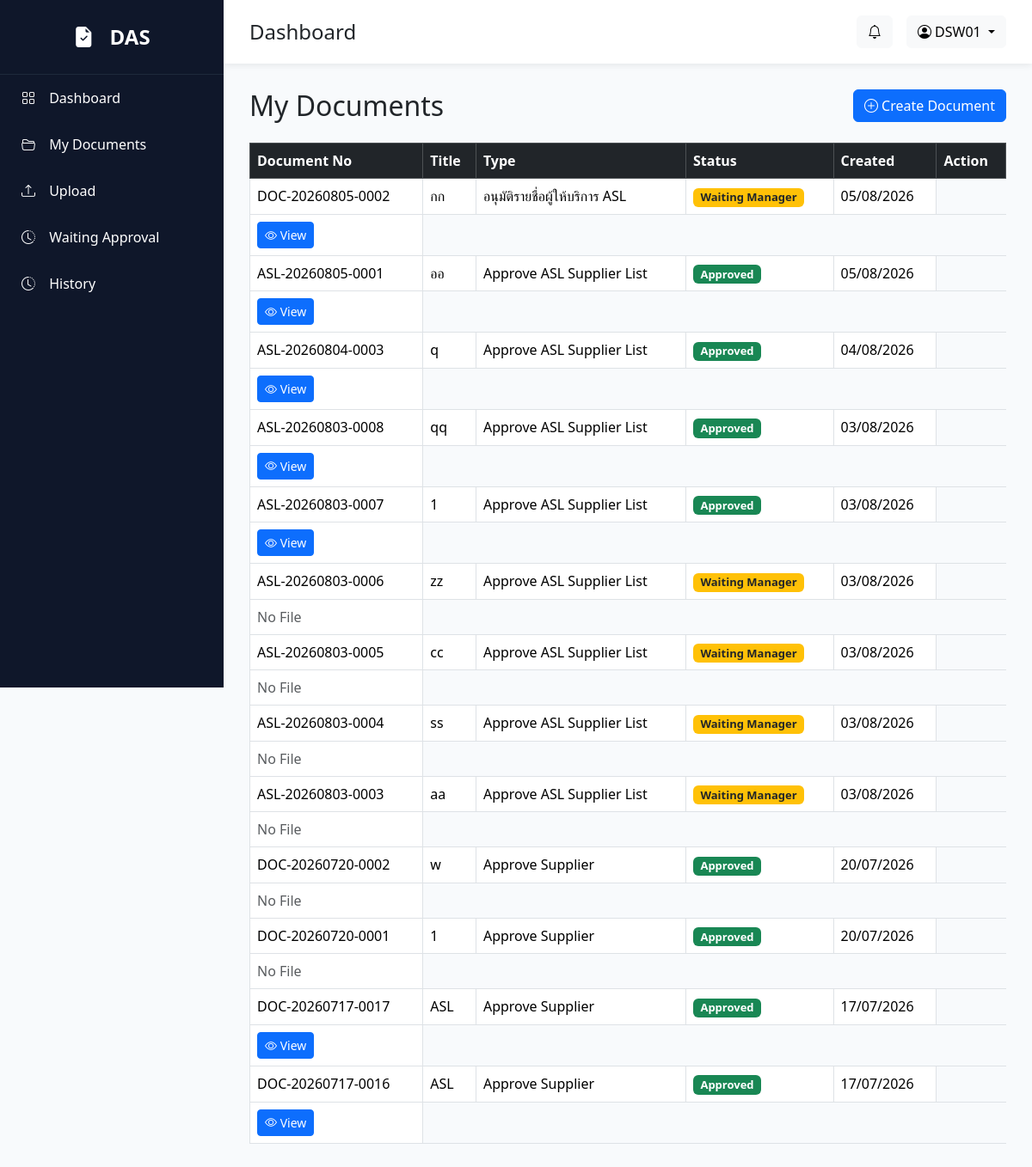
The page /documents (signed in) on the database its author committed.
### models/user.py (models this page shows)
class User(UserMixin, db.Model):
    __tablename__ = "users"
    id = db.Column(db.Integer, primary_key=True)
    employee_id = db.Column(db.String(20), unique=True, nullable=False)
    fullname = db.Column(db.String(200), nullable=False)
    username = db.Column(db.String(100), unique=True)
    password = db.Column(db.String(255), nullable=False)
    email = db.Column(db.String(150))
    department = db.Column(db.String(100))
    position = db.Column(db.String(100))
    role = db.Column(db.String(50), default="Employee")
    status = db.Column(db.String(20), default="Active")
    created_at = db.Column(db.DateTime, default=datetime.utcnow)
    approval_steps = db.relationship(
        "ApprovalStep",
        backref="approver",
        lazy=True
    )

### models/document.py (models this page shows)
class Document(db.Model):
    __tablename__ = "documents"
    id = db.Column(db.Integer, primary_key=True)
    document_no = db.Column(db.String(30), unique=True, nullable=False)
    title = db.Column(db.String(255), nullable=False)
    document_type = db.Column(db.String(100), nullable=False)
    description = db.Column(db.Text)
    file_name = db.Column(db.String(255))
    status = db.Column(db.String(50), default="Waiting Manager")
    created_by = db.Column(db.String(20))
    current_approver = db.Column(db.String(20))
    created_at = db.Column(
        db.DateTime,
        default=lambda: datetime.utcnow() + timedelta(hours=7)
    )
    approval_steps = db.relationship(
        "ApprovalStep",
        backref="document",
        lazy=True,
        cascade="all, delete-orphan",
        order_by="ApprovalStep.sequence"
    )

### routes/document.py (the view)
@document_bp.route("/documents")
@login_required
def document_list():
    if current_user.role == "Admin":
        documents = Document.query.order_by(
            Document.created_at.desc()
        ).all()
    else:
        documents = Document.query.filter_by(
            created_by=current_user.employee_id
        ).order_by(
            Document.created_at.desc()
        ).all()
    return render_template(
        "documents/list.html",
        documents=documents
    )

### app.py (called while the page is built)
@login_manager.user_loader
def load_user(user_id):
    return User.query.get(int(user_id))

### templates/documents/list.html (shortened to what this page needs)
{% extends 'layout/base.html' %}
{% block content %}
<div class="d-flex flex-column flex-md-row justify-content-between align-items-start align-items-md-center mb-4">
    <h2 class="mb-3 mb-md-0">
        My Documents
    </h2>
    <a href="/documents/create" class="btn btn-primary">
        <i class="bi bi-plus-circle"></i>
        Create Document
    </a>
</div>
<div class="table-responsive d-none d-lg-block">
    <table class="table table-bordered table-hover">
        <thead class="table-dark">
            <tr>
                <th>Document No</th>
                <th>Title</th>
                <th>Type</th>
                <th>Status</th>
                <th>Created</th>
                <th>Action</th>
            </tr>
        </thead>
        <tbody>
            {% for doc in documents %}
            <tr>
                <td>{{ doc.document_no }}</td>
                <td>{{ doc.title }}</td>
                <td>{{ doc.document_type }}</td>
                <td>
                    {% if doc.status == "Approved" %}
                    <span class="badge bg-success">
                        Approved
                    </span>
                    {% elif doc.status == "Rejected" %}
                    <span class="badge bg-danger">
                        Rejected
                    </span>
                    {% else %}
                    <span class="badge bg-warning text-dark">
                        {{ doc.status }}
                    </span>
                    {% endif %}
                </td>
                <td>
                    {{ doc.created_at.strftime('%d/%m/%Y') }}
                </td>
            </tr>
            <td>
                {% if doc.file_name %}
                <a href="/documents/view/{{ doc.file_name }}" target="_blank" class="btn btn-sm btn-primary">
                    <i class="bi bi-eye"></i>
                    View
                </a>
                {% else %}
                <span class="text-muted">
                    No File
                </span>
                {% endif %}
            </td>
            {% endfor %}
        </tbody>
    </table>
</div>
{% endblock %}

### templates/layout/base.html (shortened to what this page needs)
<!DOCTYPE html>
<html lang="en">
<head>
    <link href="https://cdn.jsdelivr.net/npm/bootstrap@5.3.7/dist/css/bootstrap.min.css" rel="stylesheet">
    <link href="https://cdn.jsdelivr.net/npm/bootstrap-icons@1.11.3/font/bootstrap-icons.min.css" rel="stylesheet">
    <link rel="stylesheet" href="{{ url_for('static', filename='css/style.css') }}">
</head>
<body>
    <div class="wrapper">
        <div class="sidebar d-none d-lg-block">
            <div class="logo">
                <i class="bi bi-file-earmark-check-fill"></i>
                DAS
            </div>
            <a href="/dashboard">
                <i class="bi bi-grid"></i>
                Dashboard
            </a>
            <a href="/documents">
                <i class="bi bi-folder2-open"></i>
                My Documents
            </a>
            <a href="/documents/create">
                <i class="bi bi-upload"></i>
                Upload
            </a>
            <a href="/documents/waiting">
                <i class="bi bi-clock-history"></i>
                Waiting Approval
            </a>
            <a href="/history">
                <i class="bi bi-clock-history"></i>
                History
            </a>
        </div>
        <div class="main">
            <div class="topbar">
                <div class="d-flex align-items-center">
                    <h4 class="mb-0">
                        {% block page_title %}
                        Dashboard
                        {% endblock %}
                    </h4>
                </div>
                <div class="d-flex align-items-center gap-3">
                    <button class="btn btn-light position-relative">
                        <i class="bi bi-bell"></i>
                    </button>
                    <div class="dropdown">
                        <button class="btn btn-light dropdown-toggle" data-bs-toggle="dropdown">
                            <i class="bi bi-person-circle"></i>
                            {{ current_user.employee_id }}
                        </button>
                    </div>
                </div>
            </div>
            <div class="content">
                {% block content %}
                {% endblock %}
            </div>
        </div>
    </div>
</body>
</html>

### static/css/style.css (style rules this page uses)
* { margin: 0; padding: 0; box-sizing: border-box; font-family: 'Segoe UI', sans-serif; }
body { background: #F8FAFC; }
.wrapper { display: flex; }
.sidebar { width: 260px; height: 100vh; background: #0F172A; color: white; position: fixed; }
.logo { padding: 25px; font-size: 24px; font-weight: bold; text-align: center; border-bottom: 1px solid #1E293B; }
.sidebar a { color: white; text-decoration: none; display: block; padding: 15px 25px; transition: .3s; }
.sidebar i { margin-right: 12px; }
.main { margin-left: 260px; width: 100%; }
.topbar { background: white; padding: 18px 30px; display: flex; justify-content: space-between; align-items: center; box-shadow: 0 2px 8px rgba(0, 0, 0, .08); }
.content { padding: 30px; }
.badge { font-size: 13px; }
.table-responsive { overflow-x: auto; }

### rows shown on the page
User: employee_id "DSW01"
Document: document_no "DOC-20260805-0002", title "กก", document_type "อนุมัติรายชื่อผู้ให้บริการ ASL", status "Waiting Manager", created_at "05/08/2026"
Document: document_no "ASL-20260805-0001", title "ออ", document_type "Approve ASL Supplier List", status "Approved", created_at "05/08/2026"
Document: document_no "ASL-20260804-0003", title "q", document_type "Approve ASL Supplier List", status "Approved", created_at "04/08/2026"
Document: document_no "ASL-20260803-0008", title "qq", document_type "Approve ASL Supplier List", status "Approved", created_at "03/08/2026"
Document: document_no "ASL-20260803-0007", title "1", document_type "Approve ASL Supplier List", status "Approved", created_at "03/08/2026"
Document: document_no "ASL-20260803-0006", title "zz", document_type "Approve ASL Supplier List", status "Waiting Manager", created_at "03/08/2026", file_name "No File"
Document: document_no "ASL-20260803-0005", title "cc", document_type "Approve ASL Supplier List", status "Waiting Manager", created_at "03/08/2026", file_name "No File"
Document: document_no "ASL-20260803-0004", title "ss", document_type "Approve ASL Supplier List", status "Waiting Manager", created_at "03/08/2026", file_name "No File"
Document: document_no "ASL-20260803-0003", title "aa", document_type "Approve ASL Supplier List", status "Waiting Manager", created_at "03/08/2026", file_name "No File"
Document: document_no "DOC-20260720-0002", title "w", document_type "Approve Supplier", status "Approved", created_at "20/07/2026", file_name "No File"
Document: document_no "DOC-20260720-0001", title "1", document_type "Approve Supplier", status "Approved", created_at "20/07/2026", file_name "No File"
Document: document_no "DOC-20260717-0017", title "ASL", document_type "Approve Supplier", status "Approved", created_at "17/07/2026"
Document: document_no "DOC-20260717-0016", title "ASL", document_type "Approve Supplier", status "Approved", created_at "17/07/2026"
